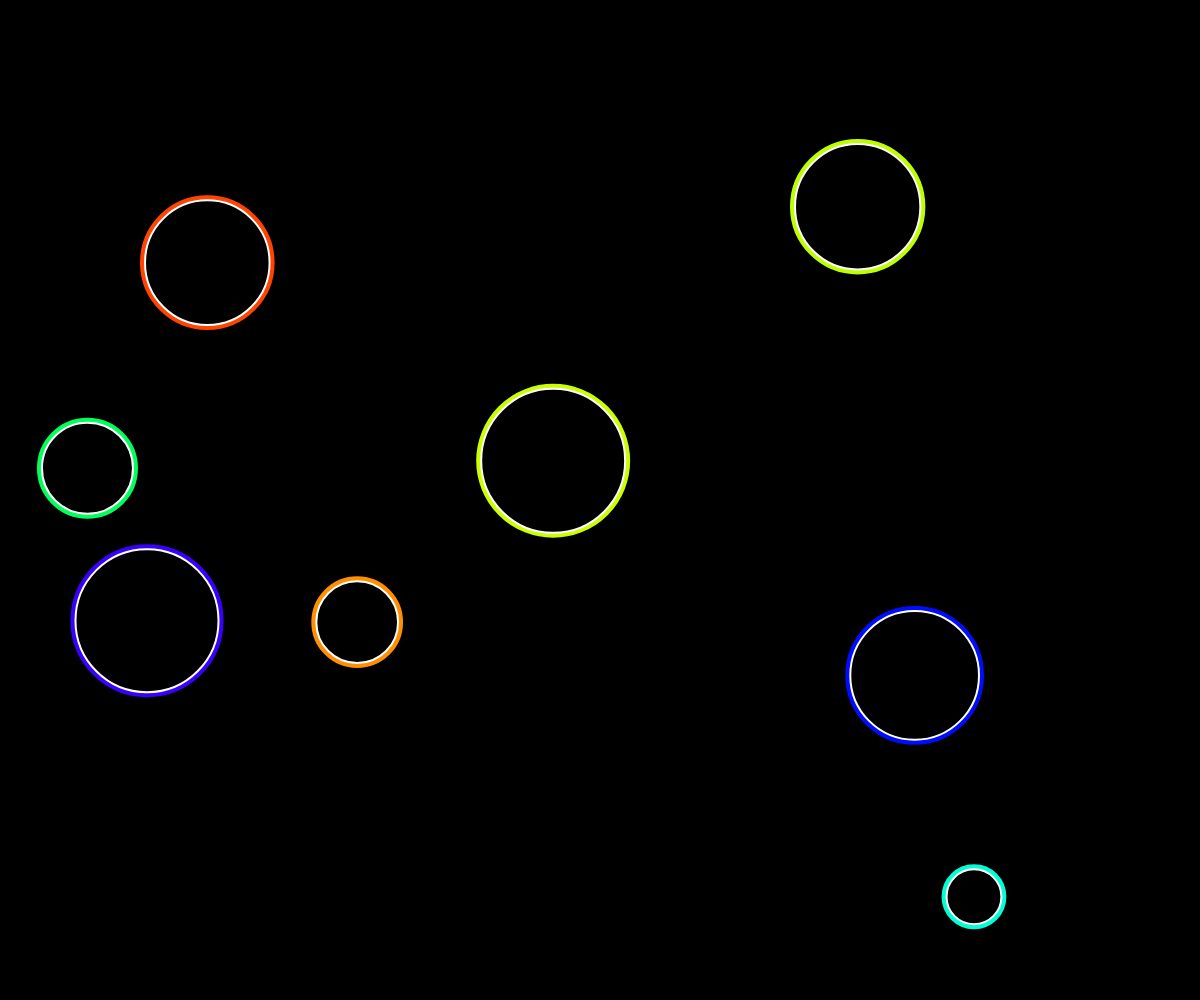
Frame 1 (no input)
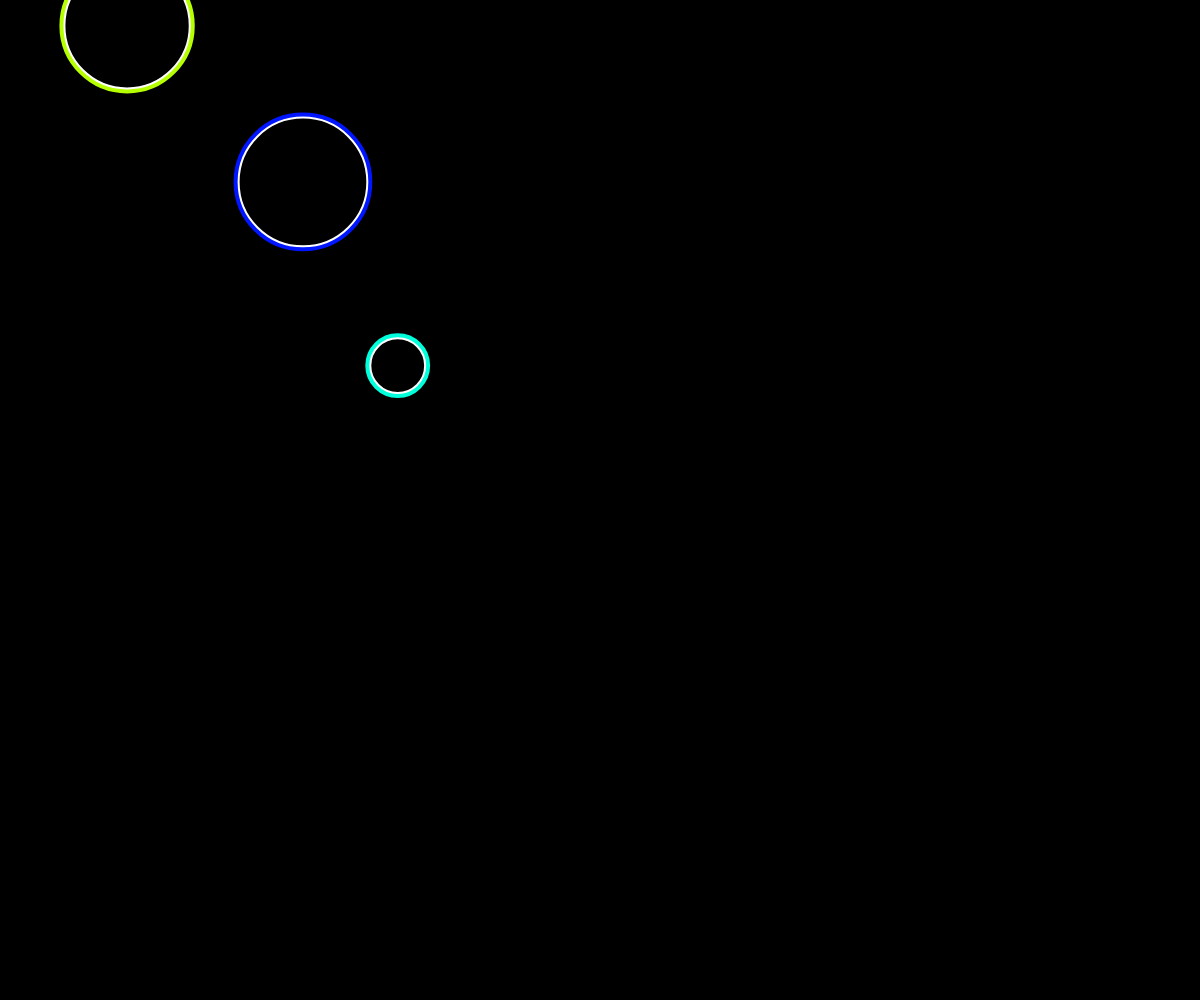
Frame 60 (no input)
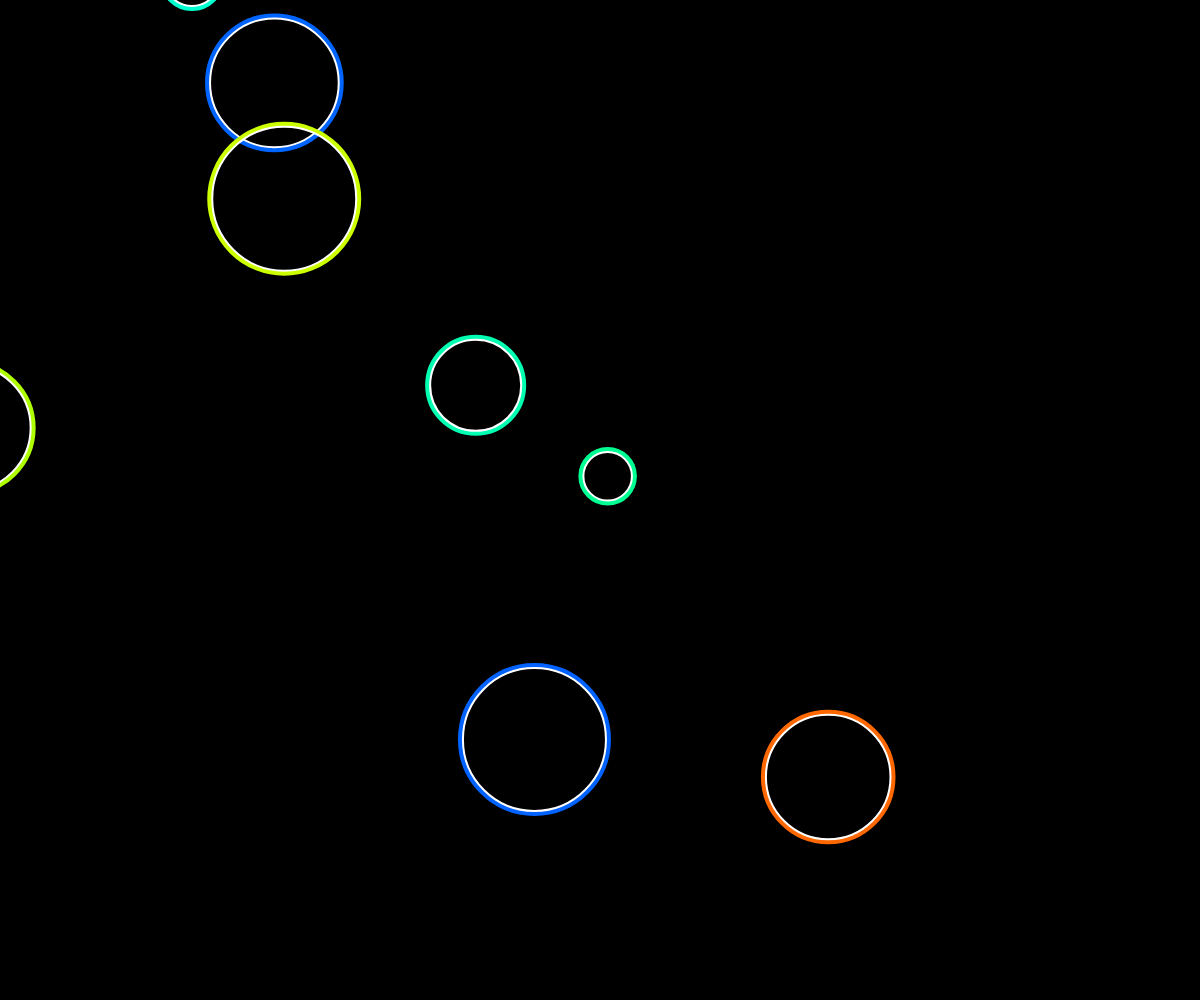
Frame 120 (the mouse pressed at the canvas centre since frame 60)

The p5.js sketch that drew these frames (run headless with seeded random() and noise() and a simulated clock; from frame 60 on, the mouse is pressed at the canvas centre):

// p5.js sketch
// ── sketch.js
var bubbles = [];

function setup() {
  createCanvas(window.innerWidth, window.innerHeight);
  colorMode(HSB);
  for (var i = 0; i < 8; i++) {
    bubbles.push(new Bubble(random(width), 
                            random(height), 
                            random(-1, 1), 
                            random(-1, 1)));
  }
}

function draw() {
  background(0, 0, 0);
  for (let bubble of bubbles) {
    bubble.update();
    bubble.attract(createVector(mouseX, mouseY));
  }
}

function mousePressed() {
  bubbles.push(new Bubble(mouseX, mouseY, 
                            random(-1, 1), 
                            random(-1, 1)));
}

class Bubble {
  constructor(x, y, xVel, yVel) {
    this.pos = createVector(x, y);
    this.vel = createVector(xVel, yVel);
    this.acc = createVector(0, 0);
    this.size = random(50, 150);
    this.friction = 0.995; //Always gotta be < 1
    this.hue = random(255);
    this.xoff = random(1000);
  }
  
  update() {
    this.pos.add(this.vel);
    this.vel.add(this.acc);
    this.acc.mult(0);
    this.vel.mult(this.friction);
    this.hue += ((noise(this.xoff)*2)-1);
    this.xoff += 0.1;
    
    this.constrain();
    this.collisions();
    
    this.draw();
  }
  
  draw() {
    noFill();
    stroke(this.hue, 255, 255);
    strokeWeight(5);
    ellipse(this.pos.x, this.pos.y, this.size, this.size);
    stroke(0, 0, 255);
    strokeWeight(2);
    ellipse(this.pos.x, this.pos.y, this.size-5, this.size-5);
  }
  
  constrain() {
    var kickBack = 0.3;
    if (this.pos.x < this.size/2) this.acc.x += kickBack;
    if (this.pos.x > width - this.size/2) this.acc.x -= kickBack;
    if (this.pos.y < this.size/2) this.acc.y += kickBack;
    if (this.pos.y > height - this.size/2) this.acc.y -= kickBack;
  }
  
  collisions() {
    var kickBack = 0.5;
    for (let bubble of bubbles) {
      var difference = this.pos.copy().sub(bubble.pos);
      var distance = difference.mag();
      if (distance < (this.size/2) + (bubble.size/2)) { //Collision
        this.pos.add(difference*2);
        bubble.pos.add(difference*2);
        difference.normalize().mult(kickBack);
        this.acc.add(-difference);
        bubble.acc.add(difference);
        var hueDiff = this.hue - bubble.hue;
        this.hue -= hueDiff * 0.001;
        bubble.hue += hueDiff * 0.001;
      }
    }
  }
  
  attract(pos) {
    let diff = pos.sub(this.pos).normalize();
    diff.mult(0.5);
    this.acc.add(diff);
  }
}
